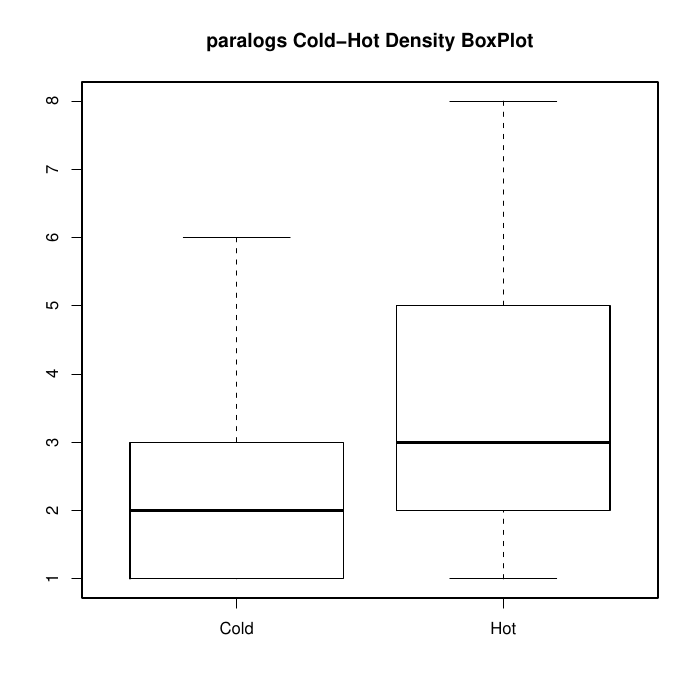

Write R code to recreate this figure.
paralogscold <- read.table("paralogs_cold.dat",header=T)
paralogshot <- read.table("paralogs_hot.dat",header=T)
pdf("coldhot_paralogs.pdf")
boxplot(paralogscold$TOTAL,paralogshot$TOTAL,main="paralogs Cold-Hot Density BoxPlot", outline=FALSE, names=c("Cold","Hot"))
ks.test(paralogscold$TOTAL,paralogshot$TOTAL)
